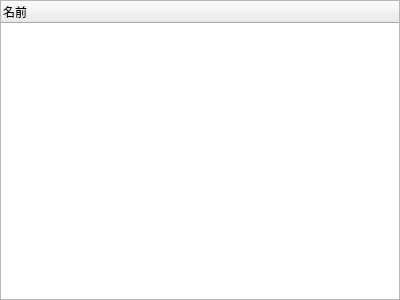
<?xml version="1.0" encoding="UTF-8"?>
<ui version="4.0">
 <class>UIFileView</class>
 <widget class="QWidget" name="UIFileView">
  <property name="geometry">
   <rect>
    <x>0</x>
    <y>0</y>
    <width>400</width>
    <height>300</height>
   </rect>
  </property>
  <property name="windowTitle">
   <string>Form</string>
  </property>
  <layout class="QVBoxLayout" name="verticalLayout">
   <property name="spacing">
    <number>0</number>
   </property>
   <property name="leftMargin">
    <number>0</number>
   </property>
   <property name="topMargin">
    <number>0</number>
   </property>
   <property name="rightMargin">
    <number>0</number>
   </property>
   <property name="bottomMargin">
    <number>0</number>
   </property>
   <item>
    <widget class="QTreeWidget" name="treeWidget">
     <column>
      <property name="text">
       <string>名前</string>
      </property>
     </column>
    </widget>
   </item>
  </layout>
 </widget>
 <resources/>
 <connections/>
</ui>
